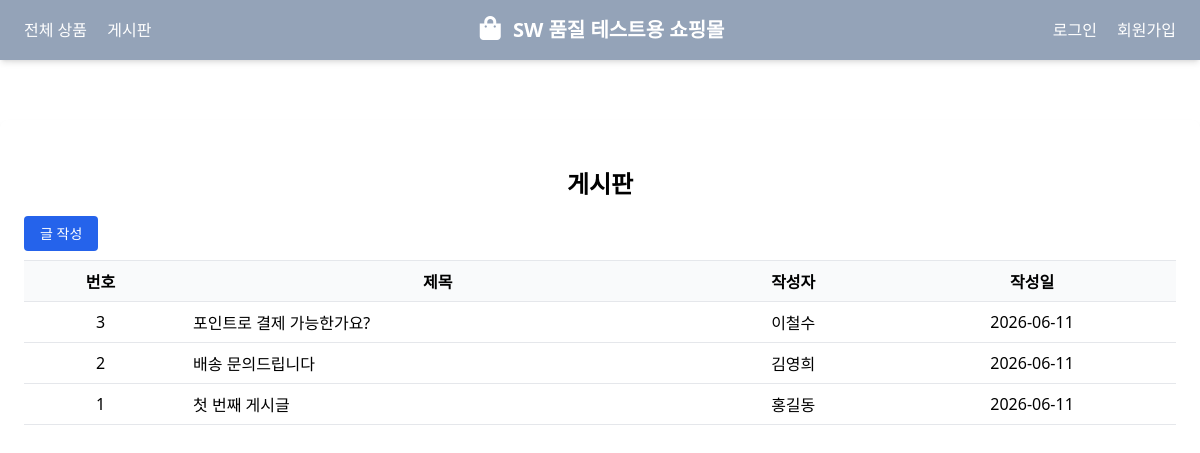
Screenshot of /board.php with the database file from the repository.
### tables this page shows
CREATE TABLE IF NOT EXISTS `board_posts` (
  `id`              BIGINT UNSIGNED NOT NULL AUTO_INCREMENT,
  `title`           VARCHAR(200)    NOT NULL,
  `content`         MEDIUMTEXT      NOT NULL,
  `author_user_id`  BIGINT UNSIGNED DEFAULT NULL,    
  `author_name`     VARCHAR(100)    DEFAULT NULL,    
  `views`           INT UNSIGNED    NOT NULL DEFAULT 0,
  `created_at`      DATETIME        NOT NULL DEFAULT CURRENT_TIMESTAMP,
  `updated_at`      DATETIME        NOT NULL DEFAULT CURRENT_TIMESTAMP ON UPDATE CURRENT_TIMESTAMP,

  PRIMARY KEY (`id`),
  KEY `idx_board_author_user_id` (`author_user_id`),
  KEY `idx_board_created_at` (`created_at`)
);

### includes/session.php (called while the page is built, shortened)
<?php
function current_user() { return $_SESSION['user'] ?? null; }
function current_admin() {
    return null;
}
?>

### board.php (the view, shortened to what this page needs)
<?php
include 'includes/header.php';
include 'includes/head.php';
require_once __DIR__ . '/includes/db_connect.php';
$perPage = 10;
$page = isset($_GET['page']) ? (int)$_GET['page'] : 1;
$total = 0;
if ($res = $mysqli->query("SELECT COUNT(*) AS cnt FROM board_posts")) {
  $row = $res->fetch_assoc();
  $total = (int)$row['cnt'];
}
$offset = ($page - 1) * $perPage;
$limit  = (int)$perPage;
$offset = (int)$offset;
$sql = "
  SELECT id, title, author_user_id, author_name, created_at
  FROM board_posts
  ORDER BY id DESC
  LIMIT {$limit} OFFSET {$offset}
";
$posts = [];
if ($res = $mysqli->query($sql)) {
  while ($r = $res->fetch_assoc()) $posts[] = $r;
}
?>
<main class="flex flex-row justify-center min-h-screen mt-10">
  <div class="w-full max-w-7xl bg-white rounded-lg shadow-md p-6">
    <h1 class="text-2xl font-bold text-center py-6">게시판</h1>
    <a href="post_write.php"
         class="bg-blue-600 text-white px-4 py-2 rounded hover:bg-blue-700 transition text-sm">
        글 작성
    </a>
    <table class="w-full border-t mt-4">
      <thead>
        <tr class="border-b bg-gray-50">
          <th class="px-4 py-2 text-center font-semibold">번호</th>
          <th class="px-4 py-2 text-center font-semibold">제목</th>
          <th class="px-4 py-2 text-center font-semibold">작성자</th>
          <th class="px-4 py-2 text-center font-semibold">작성일</th>
        </tr>
      </thead>
      <tbody>
        <?php if (empty($posts)): ?>
          <tr>
            <td colspan="4" class="px-4 py-6 text-center text-gray-600">표시할 게시글이 없습니다.</td>
          </tr>
        <?php else: ?>
          <?php foreach ($posts as $idx => $post): ?>
            <?php
              $rownum = $total - $offset - $idx;
              $author = $post['author_name'] ?: ('user#' . (int)$post['author_user_id']);
              $date   = substr($post['created_at'] ?? '', 0, 10);
            ?>
            <tr class="border-b hover:bg-gray-100 cursor-pointer"
                onclick="location.href='post.php?id=<?= (int)$post['id'] ?>'">
              <td class="px-4 py-2 text-center"><?= $rownum ?></td>
              <td class="px-4 py-2 text-left">
                <a class="hover:underline" href="post.php?id=<?= (int)$post['id'] ?>">
                  <?= htmlspecialchars($post['title']) ?>
                </a>
              </td>
              <td class="px-4 py-2 text-center"><?= htmlspecialchars($author) ?></td>
              <td class="px-4 py-2 text-center"><?= htmlspecialchars($date) ?></td>
            </tr>
          <?php endforeach; ?>
        <?php endif; ?>
      </tbody>
    </table>
  </div>
</main>
<?php
include 'includes/footer.php';
?>

### includes/header.php (shortened to what this page needs)
<?php
require_once __DIR__ . '/session.php';
$sid_q = '';
$nav_user  = current_user();
$nav_admin = current_admin();
?>
<header class="fixed w-full top-0 shadow-md z-10">
  <div class="flex justify-between items-center bg-slate-400 p-4 text-white text-center">
    <div>
      <a class="mx-2" href="products.php<?= $sid_q ?>">전체 상품</a>
      <a class="mx-2" href="board.php<?= $sid_q ?>">게시판</a>
    </div>
    <div>
      <i class="fas fa-shopping-bag text-2xl font-bold"></i>
      <span class="ml-2 font-bold text-xl">
        <a href="index.php<?= $sid_q ?>">SW 품질 테스트용 쇼핑몰</a>
      </span>
    </div>
    <div>
      <?php if ($nav_admin):  ?>
        <a class="mx-2" href="admin/index.php<?= $sid_q ?>">대시보드</a>
        <a class="mx-2" href="admin/api/admin_logout_process.php<?= $sid_q ?>">로그아웃</a>
      <?php elseif ($nav_user):  ?>
        <a class="mx-2" href="mypage.php<?= $sid_q ?>">마이페이지</a>
        <a class="mx-2" href="api/logout_process.php<?= $sid_q ?>">로그아웃</a>
      <?php else:  ?>
        <a class="mx-2" href="login.php<?= $sid_q ?>">로그인</a>
        <a class="mx-2" href="register.php<?= $sid_q ?>">회원가입</a>
      <?php endif; ?>
    </div>
  </div>
</header>
<div class="h-20"></div>

### includes/head.php (shortened to what this page needs)
<!DOCTYPE html>
<html lang="ko">
<head>
  <link rel="stylesheet" href="https://cdnjs.cloudflare.com/ajax/libs/font-awesome/5.8.2/css/all.min.css"/>
  <script src="https://cdn.tailwindcss.com"></script>
</head>
<body class="flex flex-col">

### includes/footer.php (shortened to what this page needs)
</body>
</html>

### rows the page displays
board_posts: rownum "3", title "포인트로 결제 가능한가요?", author_name "이철수", created_at "2026-06-11"
board_posts: rownum "2", title "배송 문의드립니다", author_name "김영희", created_at "2026-06-11"
board_posts: rownum "1", title "첫 번째 게시글", author_name "홍길동", created_at "2026-06-11"
